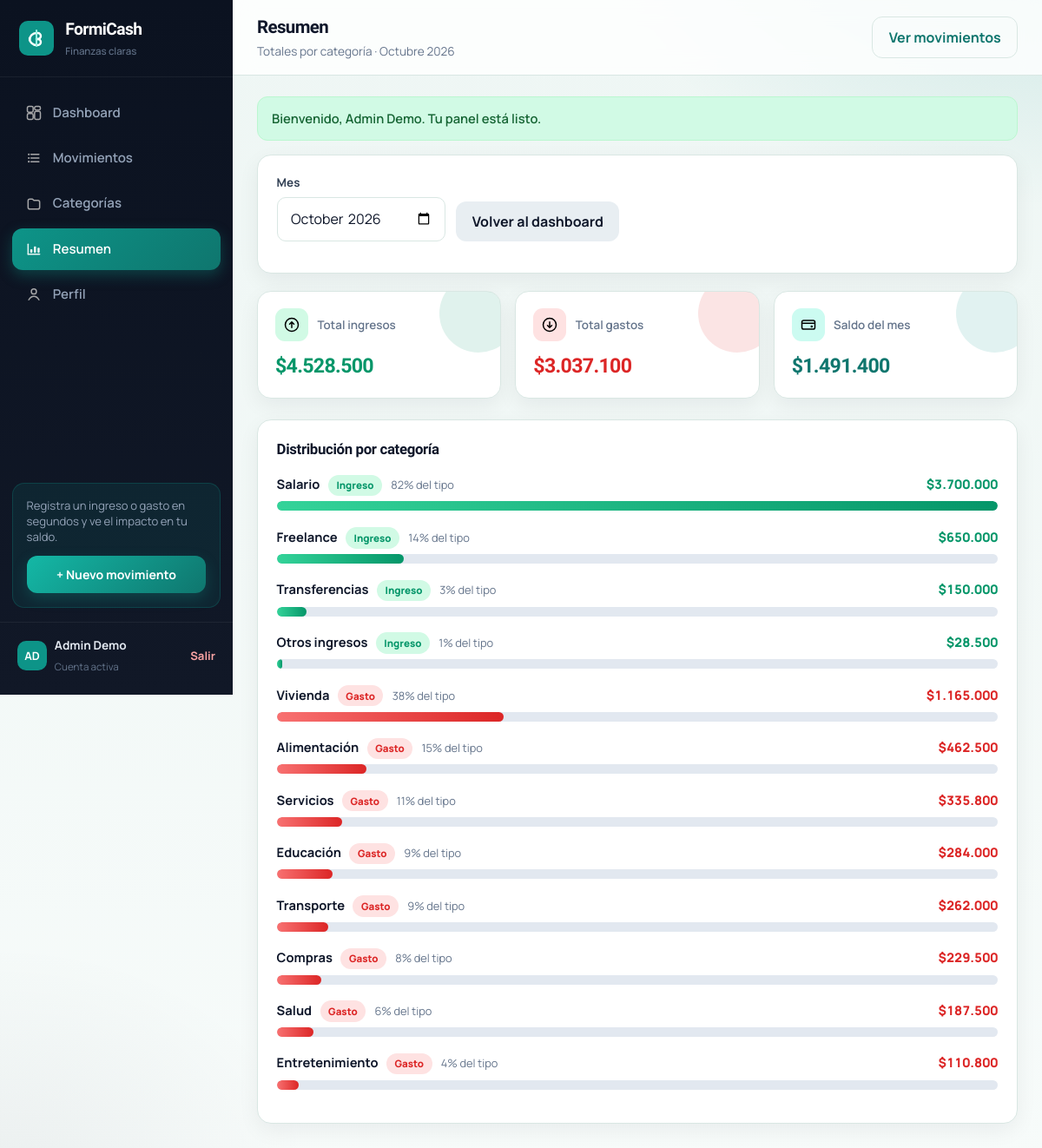
The app's page /resumen.php (signed in) with its own data.
### tables this page shows
CREATE TABLE categoria (
    id_categoria INT AUTO_INCREMENT PRIMARY KEY,
    nombre VARCHAR(80) NOT NULL,
    tipo ENUM('ingreso','gasto') NOT NULL,
    id_usuario INT NOT NULL,
    CONSTRAINT fk_categoria_usuario FOREIGN KEY (id_usuario) REFERENCES usuario(id_usuario) ON DELETE CASCADE
);

### includes/cache.php (called while the page is built, shortened)
<?php
function cacheDir(): string
{
    return CACHE_DIR;
}
function cachePath(string $key): string
{
    $safe = preg_replace('/[^a-zA-Z0-9._-]+/', '_', $key) ?: 'key';
    return cacheDir() . '/' . $safe . '.cache';
}
function cacheGet(string $key): mixed
{
    $path = cachePath($key);
    if (!is_file($path)) {
        return null;
    }
    $raw = @file_get_contents($path);
    $payload = @unserialize($raw, ['allowed_classes' => false]);
    return $payload['data'];
}
function cacheSet(string $key, mixed $data, int $ttl = CACHE_TTL_DEFAULT): void
{
    $path = cachePath($key);
    $payload = serialize([
        'expires' => time() + max(1, $ttl),
        'data' => $data,
    ]);
    $tmp = $path . '.' . bin2hex(random_bytes(4)) . '.tmp';
}

### resumen.php (the view, shortened to what this page needs)
<?php
require_once __DIR__ . '/includes/funciones.php';
$idUsuario = idUsuario();
$mes = mesValido($_GET['mes'] ?? null);
$filas = obtenerResumenMes($conexion, $idUsuario, $mes);
$max = 0.0;
$totalIngresos = 0.0;
$totalGastos = 0.0;
foreach ($filas as $f) {
    $t = (float) $f['total'];
    $max = max($max, $t);
    if ($f['tipo'] === 'ingreso') {
        $totalIngresos += $t;
    } else {
        $totalGastos += $t;
    }
}
$topbarExtra = '<a class="btn btn-ghost" href="movimientos.php?mes=' . e(urlencode($mes)) . '">Ver movimientos</a>';
require __DIR__ . '/includes/header.php';
?>
        <div class="panel">
            <form class="filters" method="get" action="resumen.php">
                <div class="form-group">
                    <label for="mes">Mes</label>
                    <input class="form-control" type="month" id="mes" name="mes" value="<?= e($mes) ?>" onchange="this.form.submit()">
                </div>
                <div class="form-group">
                    <label>&nbsp;</label>
                    <a class="btn btn-secondary" href="index.php?mes=<?= e(urlencode($mes)) ?>">Volver al dashboard</a>
                </div>
            </form>
        </div>
        <?php if ($filas): ?>
        <div class="cards">
            <div class="stat-card ingreso">
                <div class="stat-head">
                    <span class="stat-icon"><img src="img/icon-ingreso.svg" alt=""></span>
                    <div class="label">Total ingresos</div>
                </div>
                <div class="value"><?= formatoPesos($totalIngresos) ?></div>
            </div>
            <div class="stat-card gasto">
                <div class="stat-head">
                    <span class="stat-icon"><img src="img/icon-gasto.svg" alt=""></span>
                    <div class="label">Total gastos</div>
                </div>
                <div class="value"><?= formatoPesos($totalGastos) ?></div>
            </div>
            <div class="stat-card saldo<?= ($totalIngresos - $totalGastos) < 0 ? ' negativo' : '' ?>">
                <div class="stat-head">
                    <span class="stat-icon"><img src="img/icon-saldo.svg" alt=""></span>
                    <div class="label">Saldo del mes</div>
                </div>
                <div class="value"><?= formatoPesos($totalIngresos - $totalGastos) ?></div>
            </div>
        </div>
        <?php endif; ?>
        <div class="panel">
            <div class="panel-header">
                <h2>Distribución por categoría</h2>
            </div>
            <?php if (!$filas): ?>
                <div class="empty-state">
                    <img src="img/empty-resumen.svg" alt="">
                    <h3>Sin datos para <?= e(nombreMes($mes)) ?></h3>
                    <p>Cuando registres movimientos, aquí verás barras claras por categoría.</p>
                    <a class="btn btn-primary" href="movimiento_form.php">Registrar movimiento</a>
                </div>
            <?php else: ?>
                <?php foreach ($filas as $f):
                    $total = (float) $f['total'];
                    $pct = $max > 0 ? ($total / $max) * 100 : 0;
                    $pctMes = ($f['tipo'] === 'gasto' && $totalGastos > 0)
                        ? round(($total / $totalGastos) * 100)
                        : (($f['tipo'] === 'ingreso' && $totalIngresos > 0) ? round(($total / $totalIngresos) * 100) : 0);
                ?>
                    <div class="bar-row">
                        <div class="bar-meta">
                            <span>
                                <strong><?= e($f['nombre']) ?></strong>
                                <span class="badge badge-<?= e($f['tipo']) ?>" style="margin-left:0.4rem;"><?= e($f['tipo']) ?></span>
                                <span class="muted" style="margin-left:0.45rem;font-size:0.8rem;"><?= (int) $pctMes ?>% del tipo</span>
                            </span>
                            <span class="money <?= e($f['tipo']) ?>"><?= formatoPesos($total) ?></span>
                        </div>
                        <div class="bar-track">
                            <div class="bar-fill <?= e($f['tipo']) ?>" style="width:<?= number_format($pct, 1, '.', '') ?>%;"></div>
                        </div>
                    </div>
                <?php endforeach; ?>
            <?php endif; ?>
        </div>
<?php require __DIR__ . '/includes/footer.php'; ?>

### records on screen
categoria: nombre "Salario", tipo "Ingreso", pctMes "82", total "$3.700.000"
categoria: nombre "Freelance", tipo "Ingreso", pctMes "14", total "$650.000"
categoria: nombre "Transferencias", tipo "Ingreso", pctMes "3", total "$150.000"
categoria: nombre "Otros ingresos", tipo "Ingreso", pctMes "1", total "$28.500"
categoria: nombre "Vivienda", tipo "Gasto", pctMes "38", total "$1.165.000"
categoria: nombre "Alimentación", tipo "Gasto", pctMes "15", total "$462.500"
categoria: nombre "Servicios", tipo "Gasto", pctMes "11", total "$335.800"
categoria: nombre "Educación", tipo "Gasto", pctMes "9", total "$284.000"
categoria: nombre "Transporte", tipo "Gasto", pctMes "9", total "$262.000"
categoria: nombre "Compras", tipo "Gasto", pctMes "8", total "$229.500"
categoria: nombre "Salud", tipo "Gasto", pctMes "6", total "$187.500"
categoria: nombre "Entretenimiento", tipo "Gasto", pctMes "4", total "$110.800"

### other values on screen
$iniciales ?: 'U' "AD"
$nombreUsuario "Admin Demo"
$titulo "Resumen"
$subtitulo "Totales por categoría · Octubre 2026"
$flash['texto'] "Bienvenido, Admin Demo. Tu panel está listo."
formatoPesos($totalIngresos) "$4.528.500"
formatoPesos($totalGastos) "$3.037.100"
formatoPesos($totalIngresos - $totalGastos) "$1.491.400"
